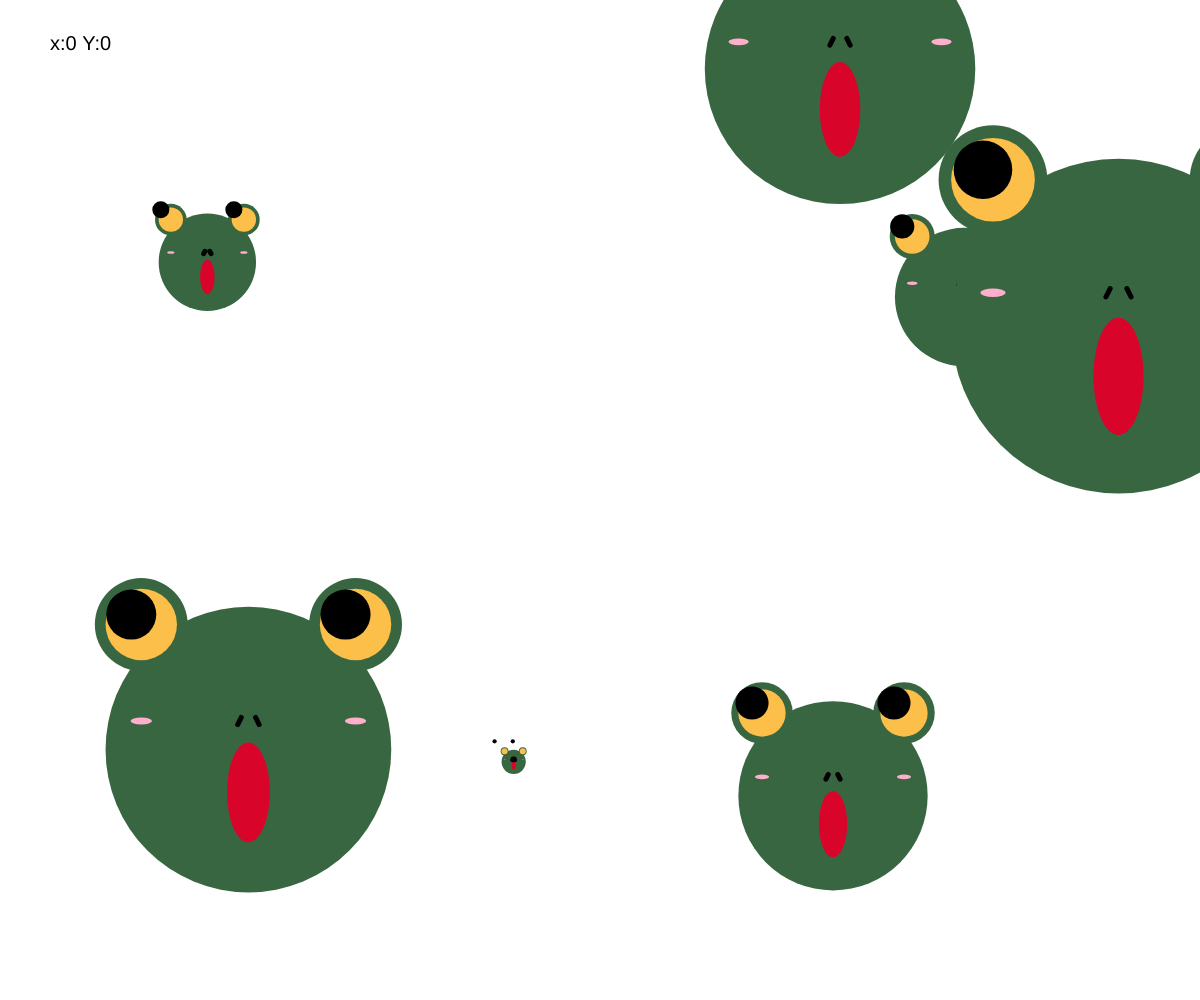
Frame 1 (no input)
Frame 60 (no input): identical to frame 1, image omitted
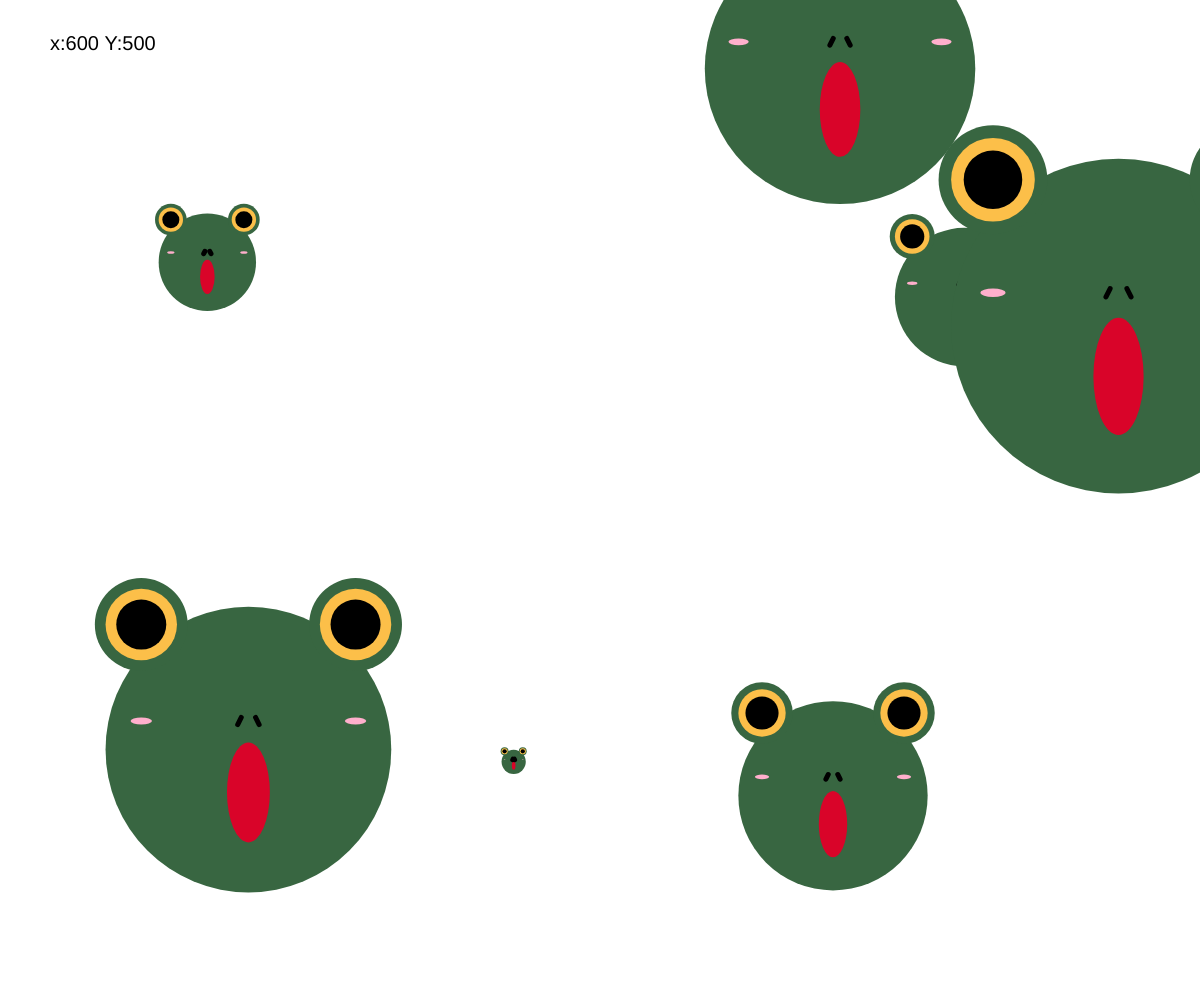
Frame 120 (the mouse pressed at the canvas centre since frame 60)

The p5.js sketch that drew these frames (run headless with seeded random() and noise() and a simulated clock; from frame 60 on, the mouse is pressed at the canvas centre):

// p5.js sketch
// ── sketch.js
var face_x = []
var face_y = []
var face_size = []

function setup() {
  createCanvas(windowWidth, windowHeight);
  for (var i=0 ; i<7 ; i++){
  face_size[i] = random(0,400)
  face_x [i]= random(0,width)
  face_y [i] = random(0,height)
 }
}

function draw() {
  background(255);
  textSize(20)
  text("x:"+mouseX+" Y:"+mouseY,50,50)
  for (var j=0 ; j<7 ;j++){
  push()
  translate(face_x[j],face_y[j])
  //臉
  noStroke()
  fill("#386641")
  ellipse(0,0,face_size[j])

  //眼皮
  noStroke()
  fill("#386641")
  ellipse(-face_size[j]*3/8,-face_size[j]*7/16,face_size[j]*13/40)
  ellipse(face_size[j]*3/8,-face_size[j]*7/16,face_size[j]*13/40)

  //黃眼球
  noStroke
  fill("#fcbf49")
  ellipse(-face_size[j]*3/8,-face_size[j]*7/16,face_size[j]/4)
  ellipse(face_size[j]*3/8,-face_size[j]*7/16,face_size[j]/4)

  //黑眼球
  noStroke()
  fill(0)
  ellipse(-face_size[j]*3/8+map(mouseX,0,width,-10,10),-face_size[j]*7/16+map(mouseY,0,height,-10,10),face_size[j]*7/40)
  ellipse(face_size[j]*3/8+map(mouseX,0,width,-10,10),-face_size[j]*7/16+map(mouseY,0,height,-10,10),face_size[j]*7/40)
 
  //嘴巴
  fill("#d90429")
  ellipse(0,face_size[j]*3/20,face_size[j]*3/20,face_size[j]*7/20)

  //腮紅
  fill("#ffafcc")
  ellipse(-face_size[j]*3/8,-face_size[j]/10,face_size[j]*3/40,face_size[j]/40)
  ellipse(face_size[j]*3/8,-face_size[j]/10,face_size[j]*3/40,face_size[j]/40)

  //鼻子
  stroke(0)
  strokeWeight(5)
  line(face_size[j]/40,-face_size[j]*9/80,face_size[j]*3/80,-face_size[j]*7/80)
  line(-face_size[j]/40,-face_size[j]*9/80,-face_size[j]*3/80,-face_size[j]*7/80)

  pop()
  }
}
